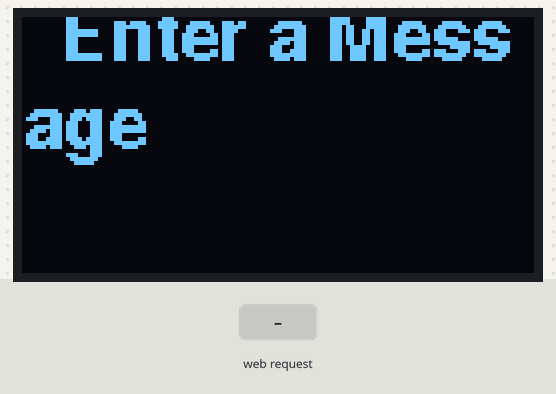
Recording of a sketch running on a simulated ESP32. On the bench: 128×64 one-colour display. The test bench sets the inputs (shaded band). WiFi joins after 1.5 s; servers stay silent unless stated; what the sketch prints to the serial monitor is not drawn.

Above: at 3.2 s.
3.3 s: HTTP request GET /submit received
At 4.2 s:
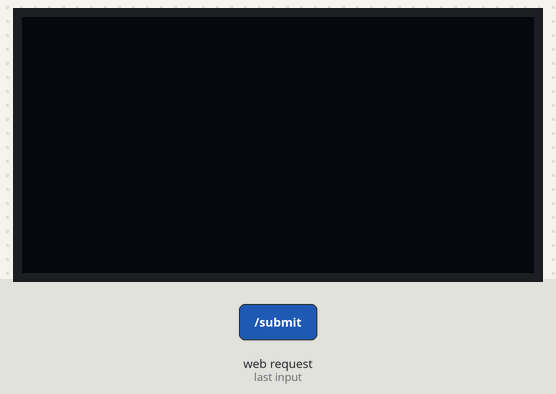
4.8 s: HTTP request GET /submit?msg=1 received
At 5.4 s:
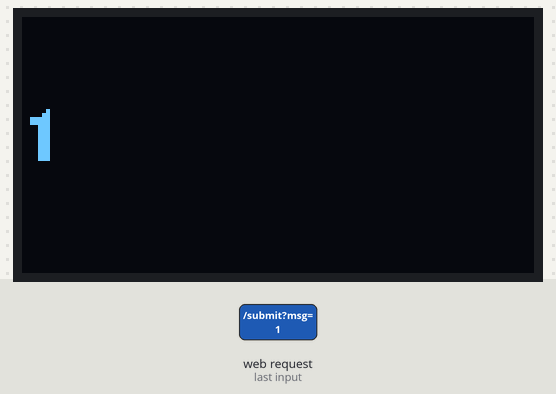
Timing chart, 0 to 7.8 s (numbered marks = the images above; inputs shaded):
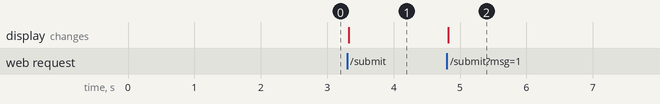

The sketch:

ESP_32_Messenger.ino
```cpp
#include <Wire.h>
#include <Adafruit_GFX.h>
#include <Adafruit_SSD1306.h>
#include <WiFi.h>
#include <WebServer.h>
#include <Fonts/FreeSansBold9pt7b.h>
#include <ESPmDNS.h>

// fill in according to users wifi
const char* ssid = "Enter ssid";
const char* password = "password";

WebServer server(80);

String message = "";

//define screen measurements
#define SCREEN_WIDTH 128
#define SCREEN_HEIGHT 64

//using adafruit
Adafruit_SSD1306 display(SCREEN_WIDTH, SCREEN_HEIGHT, &Wire, -1);

void setup() {

  display.begin(SSD1306_SWITCHCAPVCC, 0x3C);
  display.clearDisplay();

  display.setFont(&FreeSansBold9pt7b);
  display.setTextSize(1);
  display.setTextColor(WHITE);

  display.setCursor(10, 10);
  display.print("Enter a Message");
  display.display();

  Serial.begin(115200);

  Serial.println("Connecting to ");
  Serial.println(ssid);

  // Connect to WiFi
  WiFi.begin(ssid, password);

  while (WiFi.status() != WL_CONNECTED) {
    delay(1000);
    Serial.print(".");
  }

  Serial.println("");
  Serial.println("WiFi connected..!");

  Serial.print("Got IP: ");
  Serial.println(WiFi.localIP());

  // Server routes
  server.on("/", handle_OnConnect);

  server.on("/submit", handle_Submit);

  server.onNotFound(handle_NotFound);

  server.begin();

  Serial.println("HTTP server started");

  if(!MDNS.begin("carterg9")){
    Serial.print("Error setting up MDNS Responder");
    while(1){
      delay(1000);
    }
  }
  Serial.print("mDNS responder started");
}

void loop() {
  server.handleClient();
}

void handle_OnConnect() {


  server.send(200, "text/html", createHTML());

//reset display
  display.clearDisplay();

  display.setTextSize(1);
  display.setTextColor(WHITE);

  display.display();
}

void handle_Submit() {

  // Save textbox value
  if (server.hasArg("msg")) {
    message = server.arg("msg");
  }

  Serial.println("Message received:");
  Serial.println(message);

  // Display message on OLED
  display.clearDisplay();

  display.setTextSize(1);
  display.setTextColor(WHITE);

  display.setCursor(0, 35);
  display.print(message);

  display.display();

  // Reload webpage
  server.send(200, "text/html", createHTML());
}

void handle_NotFound() {
  server.send(404, "text/plain", "Not found");
}
//create hosted webpage with html
String createHTML() {

  String str = "<!DOCTYPE html><html>";

  str += "<head>";
  str += "<meta name=\"viewport\" content=\"width=device-width, initial-scale=1.0\">";

  str += "<style>";

  str += "body {";
  str += "font-family: Arial;";
  str += "text-align: center;";
  str += "margin-top: 50px;";
  str += "}";

  str += ".title {";
  str += "font-size: 30px;";
  str += "font-weight: bold;";
  str += "margin-bottom: 40px;";
  str += "}";

  str += ".counter {";
  str += "font-size: 80px;";
  str += "color: blue;";
  str += "margin-bottom: 40px;";
  str += "}";

  str += "input[type=text] {";
  str += "padding: 10px;";
  str += "width: 250px;";
  str += "font-size: 18px;";
  str += "}";

  str += "input[type=submit] {";
  str += "padding: 10px 20px;";
  str += "font-size: 18px;";
  str += "margin-top: 10px;";
  str += "}";

  str += "</style>";
  str += "</head>";

  str += "<body>";


  // Textbox form
  str += "<form action=\"/submit\" method=\"GET\">";

  str += "<input type=\"text\" ";
  str += "name=\"msg\" ";
  str += "placeholder=\"Type a message\">";

  str += "<br><br>";

  str += "<input type=\"submit\" value=\"Send\">";

  str += "</form>";

  // Show current message
  str += "<p><b>Current Message:</b> ";
  str += message;
  str += "</p>";

  str += "</body>";
  str += "</html>";

  return str;
}
```

Measured:
- after the input at 3.3 s, the display: changes at once (image 1)
- after the input at 4.8 s, the display: changes at once (image 2)
